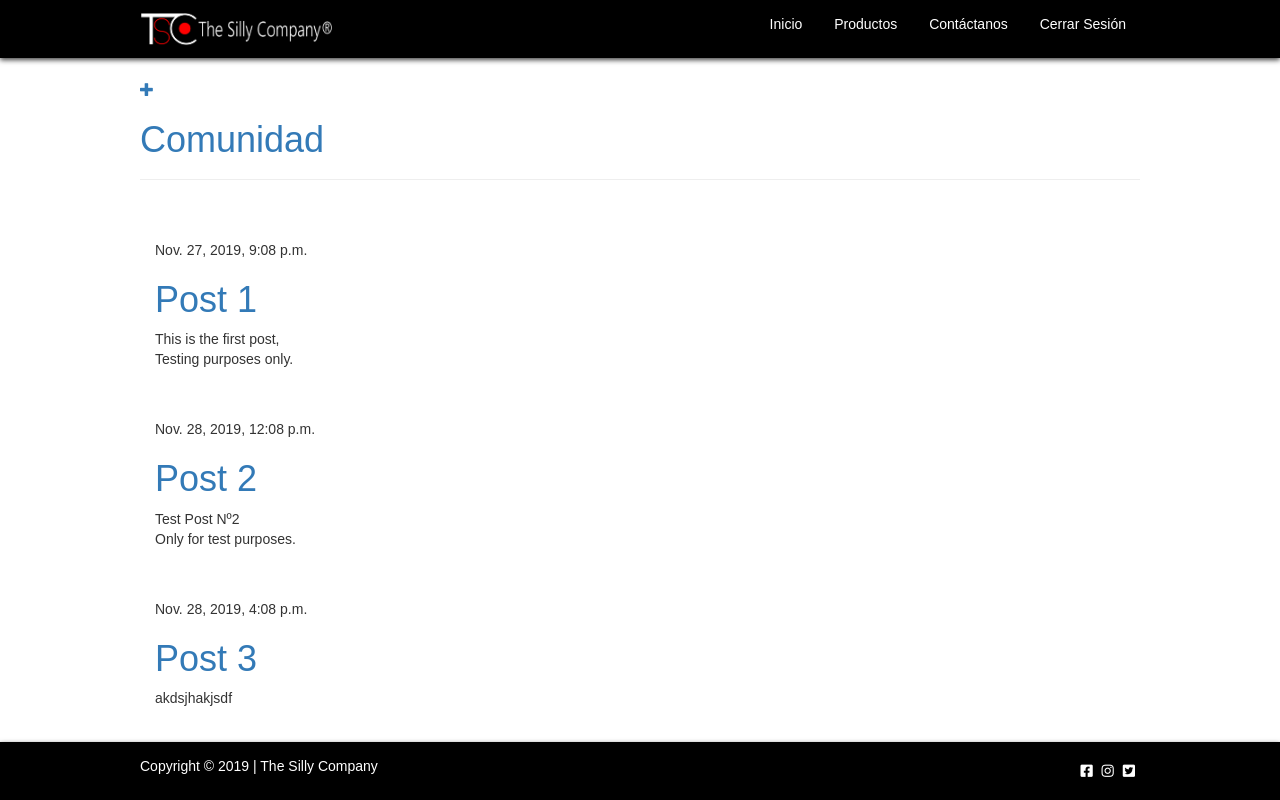
The app's page /comunidad.html with its own data.
### blog/models.py (models this page shows, shortened)
class Post(models.Model):
    author = models.ForeignKey('auth.User', on_delete=models.CASCADE)
    title = models.CharField(max_length=200)
    text = models.TextField()
    created_date = models.DateTimeField(
            default=timezone.now)
    published_date = models.DateTimeField(
            blank=True, null=True)

### blog/views.py (the view)
# urls.py: path('comunidad.html', views.comunidad, name='comunidad'),
def comunidad(request):
    posts = Post.objects.filter(published_date__lte=timezone.now()).order_by('published_date')
    return render(request, 'blog/comunidad.html', {'posts': posts})

### blog/templates/blog/comunidad.html (shortened to what this page needs)
{% extends 'blog/comunidad_base.html' %}
{% load staticfiles %}
        {% block content %}
            {% for post in posts %}
                <div class="post">
                    <div class="date"><br><br>
                        {{ post.published_date }}
                    </div>
                    <h1><a href="{% url 'post_detail' pk=post.pk %}">{{ post.title }}</a></h1>
                    <p>{{ post.text|linebreaksbr }}</p>
                </div>
            {% endfor %}
        {% endblock %}

### blog/static/css/comunidad.css (style rules this page uses)
* { margin: 0; padding: 0; box-sizing: border-box; font-family: helvetica; }
body { font-size: 16px; }

### records on screen
Post: published_date "Nov. 27, 2019, 9:08 p.m.", title "Post 1", text "This is the first post, Testing purposes only."
Post: published_date "Nov. 28, 2019, 12:08 p.m.", title "Post 2", text "Test Post Nº2 Only for test purposes."
Post: published_date "Nov. 28, 2019, 4:08 p.m.", title "Post 3", text "akdsjhakjsdf"
